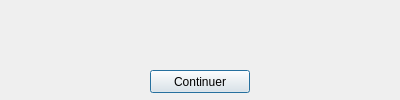
<?xml version="1.0" encoding="UTF-8"?>
<ui version="4.0">
 <class>MessageDialog</class>
 <widget class="QDialog" name="MessageDialog">
  <property name="geometry">
   <rect>
    <x>0</x>
    <y>0</y>
    <width>400</width>
    <height>100</height>
   </rect>
  </property>
  <property name="windowTitle">
   <string>Erreur</string>
  </property>
  <widget class="QLabel" name="label">
   <property name="geometry">
    <rect>
     <x>10</x>
     <y>5</y>
     <width>380</width>
     <height>60</height>
    </rect>
   </property>
   <property name="text">
    <string/>
   </property>
   <property name="textFormat">
    <enum>Qt::AutoText</enum>
   </property>
   <property name="scaledContents">
    <bool>false</bool>
   </property>
  </widget>
  <widget class="QPushButton" name="pushButton">
   <property name="geometry">
    <rect>
     <x>150</x>
     <y>70</y>
     <width>100</width>
     <height>23</height>
    </rect>
   </property>
   <property name="text">
    <string>Continuer</string>
   </property>
  </widget>
 </widget>
 <resources/>
 <connections/>
</ui>
